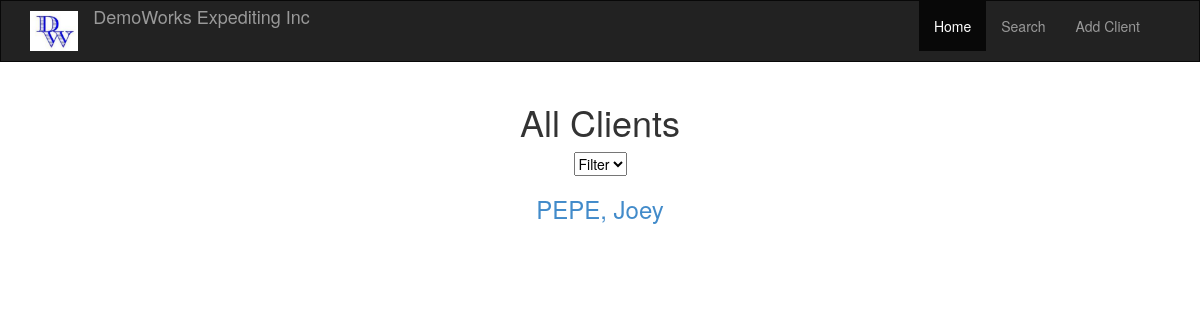
Before: / with the older database file.
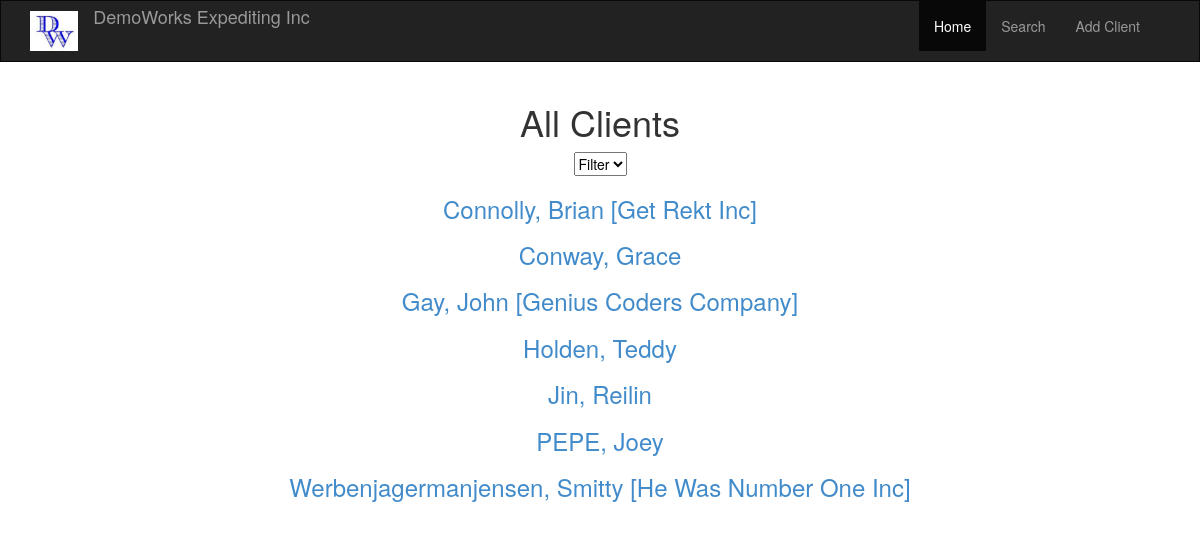
After: the same page with the newer database file.
### tables this page shows
CREATE TABLE `customers` (
  `CustomerID` int(5) UNSIGNED NOT NULL AUTO_INCREMENT,
  `FirstName` varchar(40) NOT NULL,
  `LastName` varchar(30) NOT NULL,
  `ContactTitle` varchar(30) DEFAULT NULL,
  `Address` varchar(60) NOT NULL,
  `City` varchar(15) NOT NULL,
  `PostalCode` int(5) NOT NULL,
  `Phone` int(60) NOT NULL,
  `Email` varchar(20) DEFAULT NULL,
  `Notes` varchar(100) DEFAULT '',
  PRIMARY KEY(`CustomerID`)
);

### index.php (the view, shortened to what this page needs)
<!DOCTYPE html>
<html>
	<link rel="stylesheet" href="bootstrap.css">
	<link rel="stylesheet" href="main.css">
	<link href="font-awesome/css/font-awesome.min.css" rel="stylesheet" type="text/css">
	<head>
	</head>
	<body>
		<nav class="navbar navbar-inverse">
			<div class="container">
				<div class="navbar-header">
					<a class="navbar-brand" href="index.php"><img class="navbar-brand" src="img/logo.png" alt="logo">DemoWorks Expediting Inc</a>
				</div>
				<div class="collapse navbar-collapse navbar-right">
					<ul class="nav navbar-nav">
						<li class="active"><a href="index.php">Home</a></li>
						<li><a href="Search.php">Search</a></li>
						<li><a href="AddClient.php">Add Client</a></li>
					</ul>
				</div>
			</div>
		</nav>
		<div class="container">
			<div class="row">
				<div class="text-center">
						<h1>All Clients</h1>
						<form id="myform" method="post">
							<select  name = 'Alpha' style = 'position: relative' onchange="change()">
								<option value="0">Filter</option>
							</select>
						</form>
					<?php
						try {
							$dbh = new PDO('mysql:host=localhost;dbname=Demo_Works', "root", "password");
							if(isset($_POST['Alpha']) and $_POST['Alpha']!="1"){
								$res = $dbh->prepare("
								SELECT `LastName`, `FirstName`,`CustomerID`,`ContactTitle`
								FROM `customers`
									WHERE  `LastName` LIKE'".$_POST['Alpha']."%'");
							}else{
								$res = $dbh->prepare("
								SELECT `LastName`, `FirstName`,`CustomerID`,`ContactTitle`
								FROM `customers`
									ORDER BY `LastName`, `FirstName` ASC");
							}
							$res->execute();
							while ($row = $res->fetch(PDO::FETCH_ASSOC)) {
								if($row['ContactTitle']!=NULL){
									echo '<h3><a href=client.php?ID='.$row['CustomerID'].'>'.$row["LastName"].', '. $row["FirstName"] .' ['.$row['ContactTitle'] .']</a></h3>';
								}else{
									echo '<h3><a href=client.php?ID='.$row['CustomerID'].'>'.$row["LastName"].', '. $row["FirstName"] .' </a></h3>';
								}
							}
						}catch (PDOException $e) {
							die("DB ERROR:" . $e->getMessage());
						}
					?>
				</div>
			</div>
		</div>
	</body>
</html>

### main.css (style rules this page uses)
.active { background: darkred; }
.navbar { border-radius: 0; }
.navbar-brand { height: 70px; width: auto; margin-top: -10px; }

Changed rows visible on the page:
added customers: LastName "Connolly", FirstName "Brian", ContactTitle "Get Rekt Inc"
added customers: LastName "Conway", FirstName "Grace"
added customers: LastName "Gay", FirstName "John", ContactTitle "Genius Coders Company"
added customers: LastName "Holden", FirstName "Teddy"
added customers: LastName "Jin", FirstName "Reilin"
added customers: LastName "Werbenjagermanjensen", FirstName "Smitty", ContactTitle "He Was Number One Inc"
